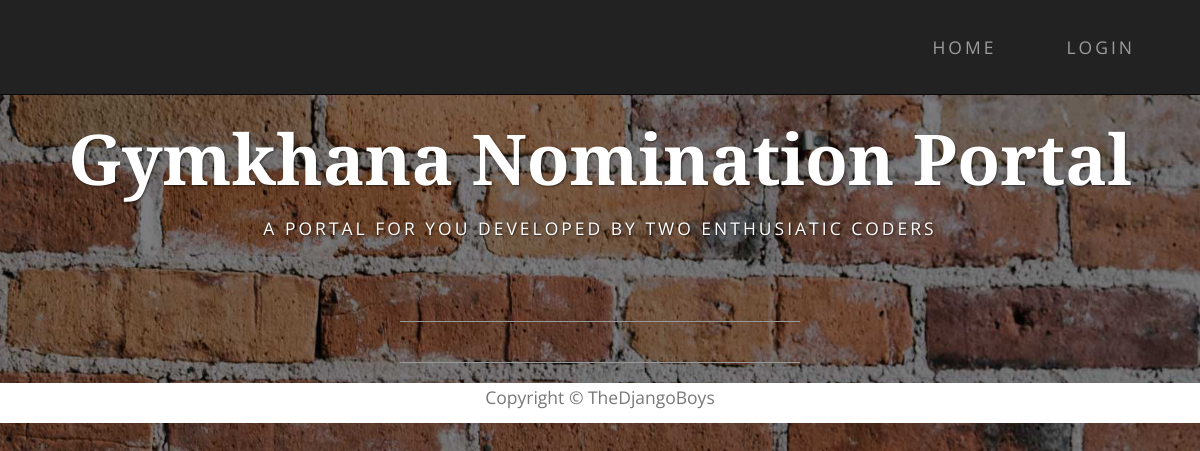
Page /nominations/result/2/ on the earlier database version.
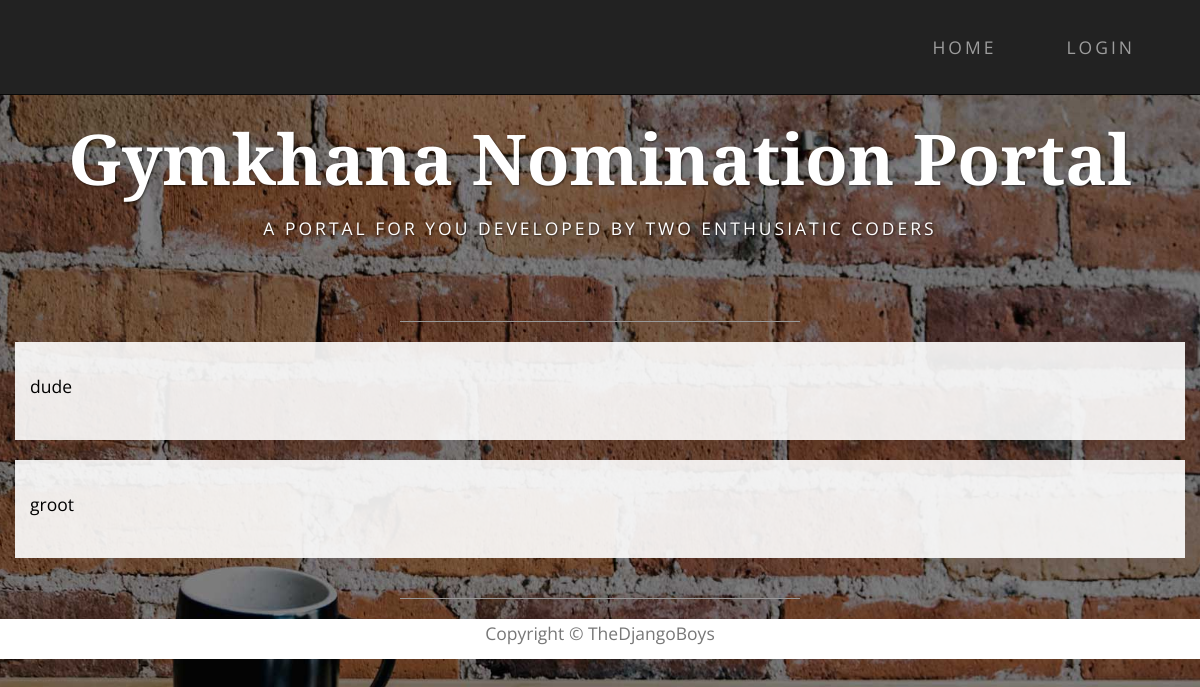
Same page on the later database version.
### nomi/models.py (models this page shows, shortened)
class NominationInstance(models.Model):
    STATUS = (
        ('a', 'Accepted'),
        ('r', 'Rejected'),
    )
    nomination = models.ForeignKey('Nomination', on_delete=models.CASCADE, null=True)
    user = models.ForeignKey(User, on_delete=models.SET_NULL, null=True, blank=True)
    status = models.CharField(max_length=1, choices=STATUS,  null=True, blank=True, default=None)

### nomi/views.py (the view)
# urls.py: url(r'^result/(?P<pk>\d+)/$', views.result, name='result'),
def result(request, pk):
    nomination = Nomination.objects.get(pk=pk)
    users = NominationInstance.objects.filter(nomination=nomination).filter(status__exact='a')
    return render(request, 'result.html', context={'users': users})

### nomi/templates/result.html (shortened to what this page needs)
<!DOCTYPE html>
<html lang="en">
{% load staticfiles %}
<head>
    <link href="{% static 'nomi/css/bootstrap.min.css' %}" rel="stylesheet">
    <link href="{% static 'nomi/css/business-casual.css' %}" rel="stylesheet">
</head>
<body>
    <nav id="mainNav" class="navbar navbar-inverse navbar-custom navbar-fixed-top">
        <div class="container">
            <div class="collapse navbar-collapse" id="bs-example-navbar-collapse-1">
                 <ul class="nav navbar-nav navbar-right">
                    <li><a href="{% url 'index' %}">Home</a></li>
                    {% if user.is_authenticated %}
                        <li><a href="#">{{user.get_username}}</a></li>
                        <li><a href="{% url 'logout' %}?next={{request.path}}">Logout</a></li>
                    {% else %}
                        <li><a href="{% url 'login' %}?next={{request.path}}">Login</a></li>
                     {% endif %}
                 </ul>
            </div>
        </div>
    </nav>
    <div class="brand main">Gymkhana Nomination Portal</div>
    <div class="address-bar">A PORTAL FOR YOU DEVELOPED BY TWO ENTHUSIATIC CODERS</div>
    <br>
    <hr>
    {% block content  %}
        <div class="container">
            {% for nomi in users %}
                <div class="row box">
                    <p>{{ nomi.user }}</p>
                </div>
            {% endfor %}
        </div>
    {% endblock %}
    <hr>
    <div class="col-lg-12 text-center " style="background:white;height:40px">
        <p class="text-muted">Copyright &copy; TheDjangoBoys</p>
    </div>
</body>

### nomi/static/nomi/css/business-casual.css (style rules this page uses)
body { font-family: "Open Sans","Helvetica Neue",Helvetica,Arial,sans-serif; background: url('../img/bg.jpg') no-repeat center center fixed; -webkit-background-size: cover; -moz-background-size: cover; background-size: cover; -o-background-size: cover; }
p { font-size: 1.25em; line-height: 1.6; color: #000; }
hr { max-width: 400px; border-color: #999999; }
.brand, .address-bar { display: none; }
.navbar-nav { text-transform: uppercase; font-weight: 400; letter-spacing: 3px; }
.box { margin-bottom: 20px; padding: 30px 15px; background: #fff; background: rgba(255,255,255,0.9); }
@media screen and (min-width:768px) { .brand { display: inherit; margin: 0; padding: 30px 0 10px; text-align: center; text-shadow: 1px 1px 2px rgba(0,0,0,0.5); font-family: "Josefin Slab","Helvetica Neue",Helvetica,Arial,sans-serif; font-size: 5em; font-weight: 700; line-height: normal; color: #fff; } }
@media screen and (min-width:768px) { .address-bar { display: inherit; margin: 0; padding: 0 0 40px; text-align: center; text-shadow: 1px 1px 2px rgba(0,0,0,0.5); text-transform: uppercase; font-size: 1.25em; font-weight: 400; letter-spacing: 3px; color: #fff; } }
@media screen and (min-width:768px) { .navbar { border-radius: 0; } }
@media screen and (min-width:768px) { .navbar { min-height: 0; } }
@media screen and (min-width:768px) { .nav>li>a { padding: 35px; } }
@media screen and (min-width:768px) { .navbar-nav>li>a { line-height: normal; } }
@media screen and (min-width:768px) { .navbar-nav { display: table; float: none; margin: 0 auto; table-layout: fixed; font-size: 1.25em; } }
@media screen and (min-width:1200px) { .box:after { content: ''; display: table; clear: both; } }

### nomi/templates/result.html (style rules this page uses)
#mainNav { background-color:light; }
.main { margin-top:80px; }

Differences in the rows shown:
now on this page (row edited): NominationInstance: user "dude"
now on this page (row edited): NominationInstance: user "groot"
